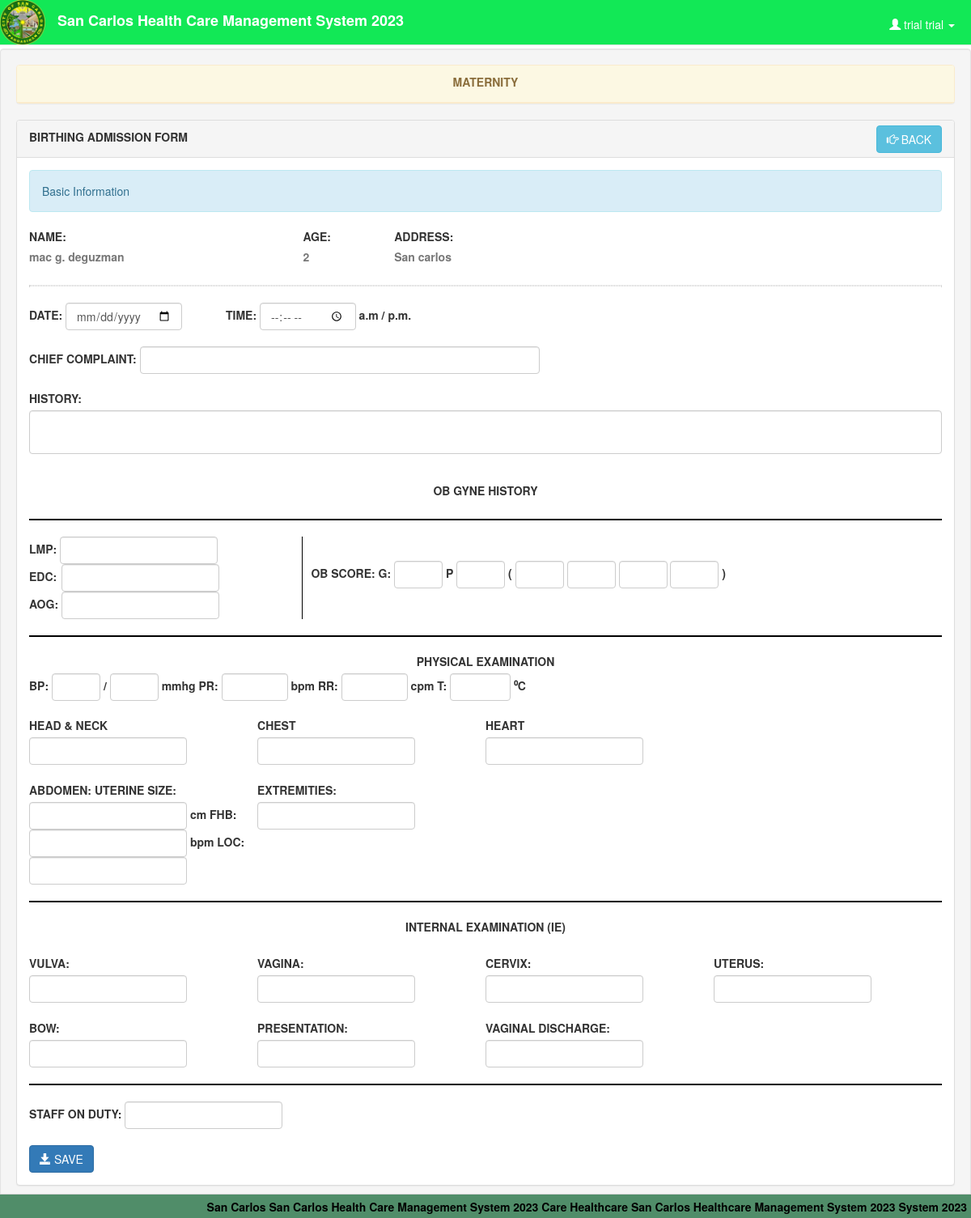
The app's page /birthing.php (signed in), older data.
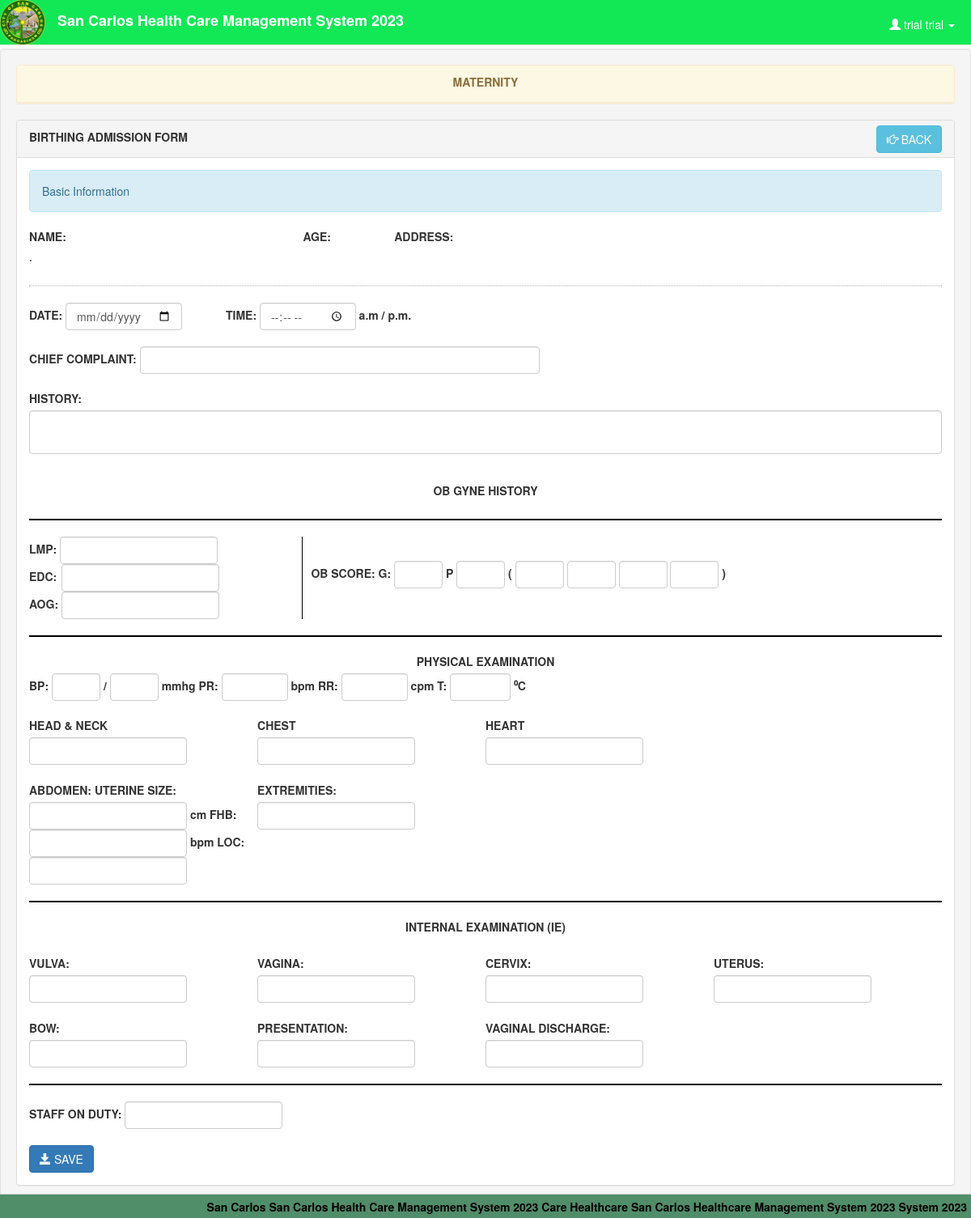
The same page, newer data.
### tables this page shows
CREATE TABLE `itr` (
  `itr_no` varchar(4) NOT NULL,
  `family_no` varchar(6) NOT NULL,
  `phil_health_no` varchar(11) NOT NULL,
  `firstname` varchar(20) NOT NULL,
  `middlename` varchar(20) NOT NULL,
  `lastname` varchar(20) NOT NULL,
  `birthdate` varchar(20) NOT NULL,
  `age` int(3) NOT NULL,
  `address` varchar(30) NOT NULL,
  `civil_status` varchar(10) NOT NULL,
  `gender` varchar(10) NOT NULL,
  `BP` varchar(10) NOT NULL,
  `TEMP` varchar(10) NOT NULL,
  `PR` varchar(10) NOT NULL,
  `RR` varchar(10) NOT NULL,
  `WT` varchar(10) NOT NULL,
  `HT` varchar(10) NOT NULL
);

### birthing.php (the view, shortened to what the changed rows need)
<!DOCTYPE html>
<?php
	$conn = new mysqli("localhost", "root", "", "hcpms") or die(mysqli_error());
?>
<html lang = "en">
	<head>
		<link rel = "stylesheet" type = "text/css" href = "css/bootstrap.css" />
		<link rel = "stylesheet" type = "text/css" href = "css/jquery.dataTables.css" />
		<link rel = "stylesheet" type = "text/css" href = "css/customize.css" />
	</head>
	<body>
	<br />
	<br />
	<br />
	<div class = "well">
		<div class = "panel panel-default">
			<form method = "POST" enctype = "multipart/form-data">
			<?php
				$q = $conn->query("SELECT * FROM `itr` WHERE `itr_no` = '$_GET[itr_no]'") or die(mysqli_error());
				$f = $q->fetch_array();
			?>
			<div class = "panel-body">
				<div style = "float:left; width:30%;">
					<label>NAME:</label>
					<br />
					<label class = "text-muted"><?php echo $f['firstname']." ".substr($f['middlename'], 0,1).". ".$f['lastname']?></label>
				</div>
				<div style = "float:left; width:10%;">
					<label>AGE:</label>
					<br />
					<label class = "text-muted"><?php echo $f['age']?></label>
				</div>
				<div style = "width:40%; float:left;">
					<label>ADDRESS:</label>
					<br />
					<label class = "text-muted"><?php echo $f['address']?></label>
				</div>
				<br style = "clear:both;"/>
				<br />
				<br />
				<br />
				<br style = "clear:both;"/>
				<br />
				<br />
				<br />
				<br />
				<br style = "clear:both;"/>
				<br style = "clear:both;"/>
				<br />
				<br />
				<br />
				<br />
				<br style = "clear:both;"/>
				<br style = "clear:both;"/>
				<br />
			</div>
			</form>
		</div>
	</div>
	</body>
</html>

Row changes from the older to the newer data that the page shows:
removed itr: firstname "mac", middlename "g", lastname "deguzman", age "2", address "San carlos"
